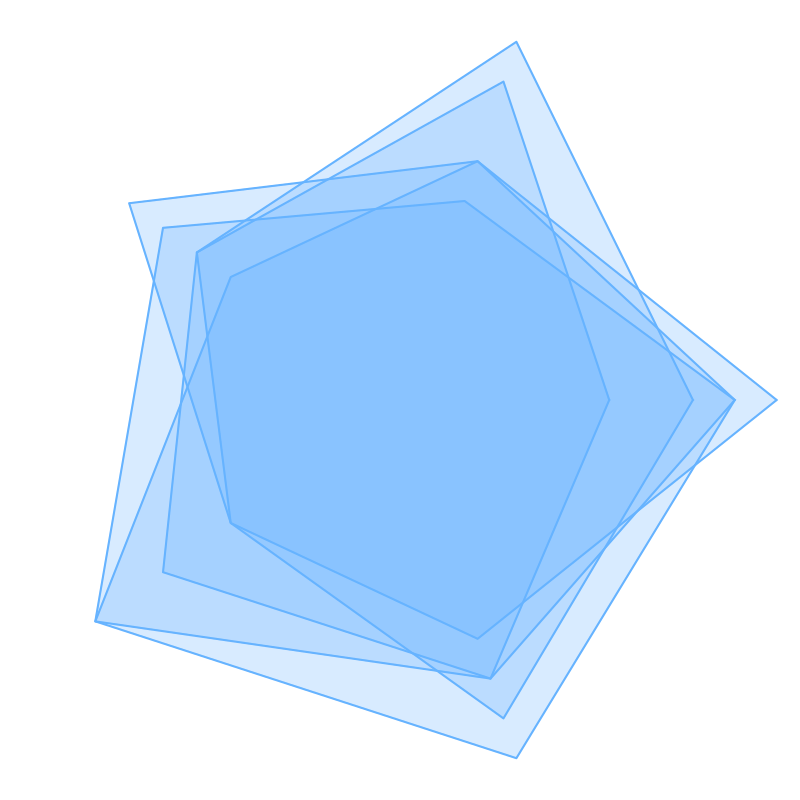

Recreate this plot in Python.
import numpy as np
import matplotlib.pyplot as plt

data = np.array([
    [7, 9, 6, 5, 8],
    [8, 6, 5, 9, 7],
    [5, 8, 6, 7, 7],
    [9, 6, 8, 5, 6],
    [8, 5, 7, 9, 9]   
])

num_vars = data.shape[1]

def create_radar_chart(data):
    angles = np.linspace(0, 2 * np.pi, num_vars, endpoint=False).tolist()
    data = np.concatenate((data, data[:, [0]]), axis=1)
    angles += angles[:1]

    fig, ax = plt.subplots(figsize=(8, 8), subplot_kw=dict(polar=True))
    color = '#66B3FF'  # Single consistent color
    for d in data:
        ax.fill(angles, d, color=color, alpha=0.25)
        ax.plot(angles, d, color=color)

    ax.set_xticklabels([])
    ax.set_yticklabels([])
    ax.spines['polar'].set_visible(False)
    ax.set_frame_on(False)
    ax.yaxis.grid(False)
    ax.xaxis.grid(False)
    plt.tight_layout()
    plt.show()

create_radar_chart(data)
